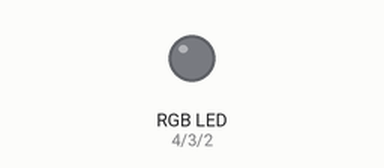
This sketch was run on a simulated Arduino Uno, built with avr-gcc and run on an emulated ATmega328P. Shown: an RGB LED mixed from three pins (HIGH = lit).

Above: at 0.5 s.
At 2.5 s:
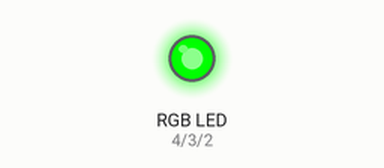
At 3.5 s:
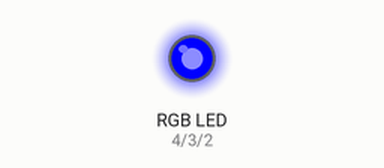
At 4.5 s:
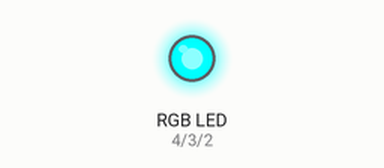
At 6.5 s:
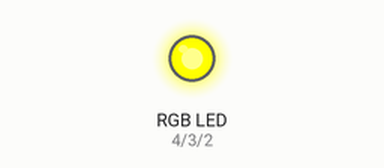
At 9.5 s:
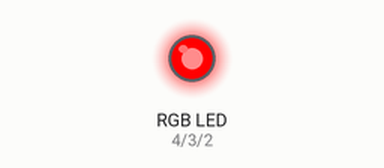
Timing chart, 0 to 10.4 s (numbered marks = the images above):
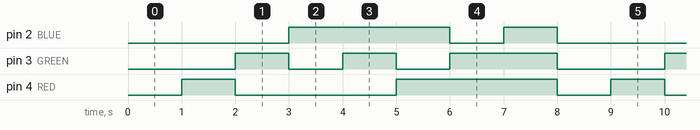

Measured:
- by itself, pin 2 (BLUE): repeats every 8.0 s: LOW 1.0 s, HIGH 1.0 s, LOW 3.0 s, HIGH 3.0 s
- by itself, pin 3 (GREEN): repeats every 8.0 s: LOW 1.0 s, HIGH 1.0 s, LOW 1.0 s, HIGH 2.0 s, LOW 2.0 s, HIGH 1.0 s
- by itself, pin 4 (RED): repeats every 8.0 s: LOW 3.0 s, HIGH 3.0 s, LOW 1.0 s, HIGH 1.0 s

The sketch:

RGB_Diode.ino
```cpp
#define BLUE 2
#define GREEN 3
#define RED 4

void setup() {
  pinMode(BLUE, OUTPUT);
  pinMode(GREEN, OUTPUT);
  pinMode(RED, OUTPUT);
}

void loop() {
  // RED
  delay(1000);
  digitalWrite(RED, HIGH);

  // GREEN
  delay(1000);
  digitalWrite(RED, LOW);
  digitalWrite(GREEN, HIGH);

  // BLUE
  delay(1000);
  digitalWrite(GREEN, LOW);
  digitalWrite(BLUE, HIGH);

  // LIGHT BLUE
  delay(1000);
  digitalWrite(GREEN, HIGH);

  // PINK
  delay(1000);
  digitalWrite(RED, HIGH);
  digitalWrite(GREEN, LOW);
  digitalWrite(BLUE, HIGH);

  // YELLOW
  delay(1000);
  digitalWrite(BLUE, LOW);
  digitalWrite(GREEN, HIGH);

  // WHITE
  delay(1000);
  digitalWrite(BLUE, HIGH);

  // OFF
  delay(1000);
  digitalWrite(RED, LOW);
  digitalWrite(GREEN, LOW);
  digitalWrite(BLUE, LOW);
}
```
